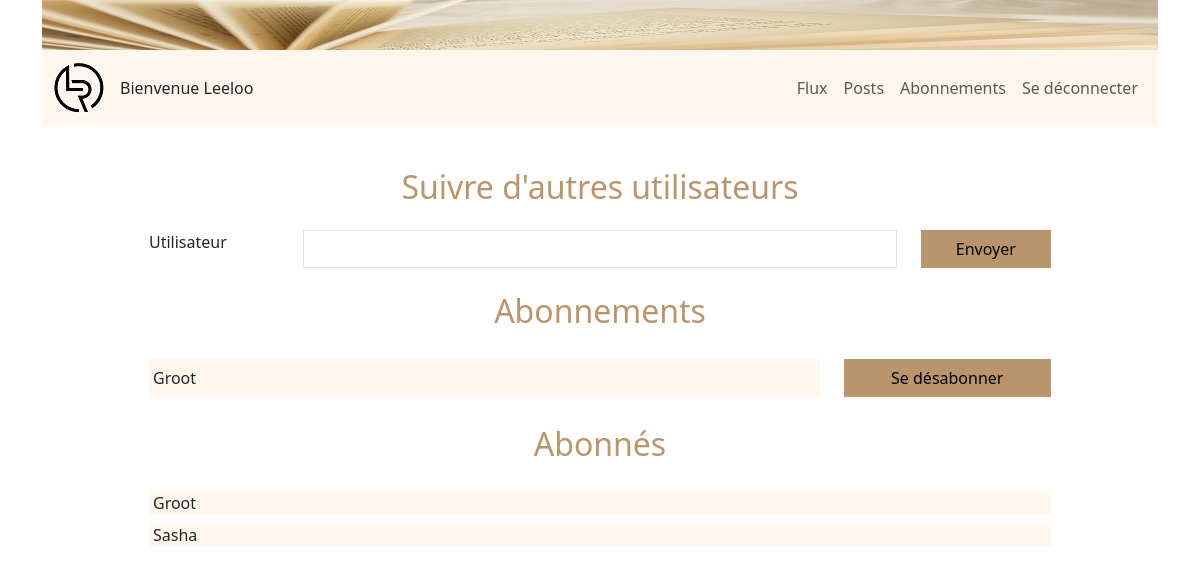
The page /follow/followership/ (signed in) on the database as committed earlier.
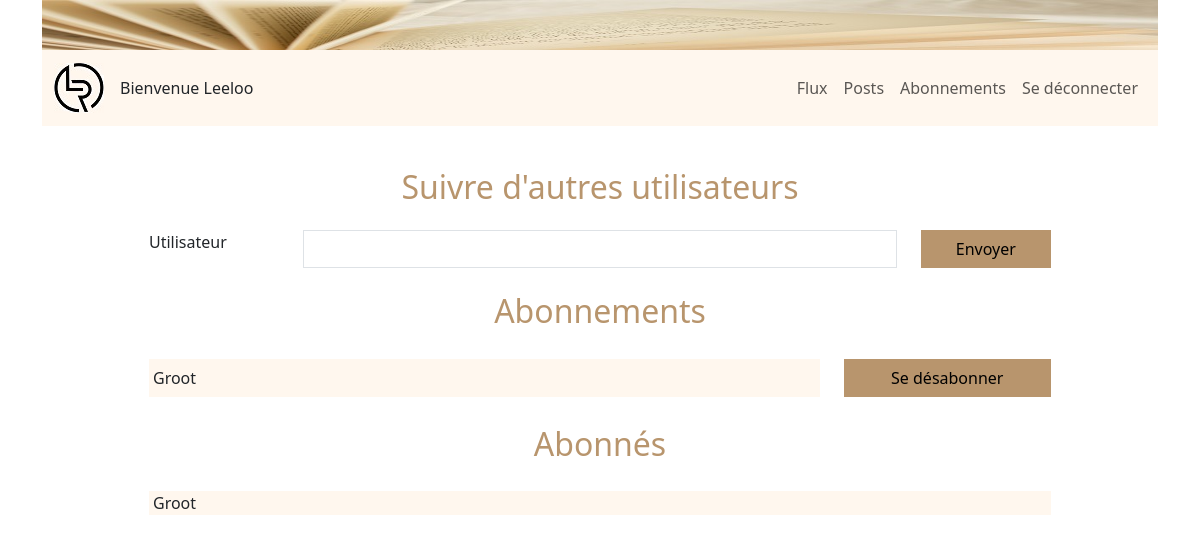
The same page on the database as committed later.
### reviews/models.py (models this page shows)
class UserFollows(models.Model):
    user = models.ForeignKey(settings.AUTH_USER_MODEL,
                             on_delete=models.CASCADE,
                             related_name='following')
    followed_user = models.ForeignKey(settings.AUTH_USER_MODEL,
                                      on_delete=models.CASCADE,
                                      related_name='followed_by')
    class Meta:
        unique_together = ('user', 'followed_user')

### authentication/models.py (models this page shows)
class User(AbstractUser):
    pass

### reviews/views.py (the view)
@login_required
def follow_user(request):
    followed_by = request.user.followed_by.all()
    following = request.user.following.all()
    if request.method == 'POST':
        form = forms.FollowUserForm(request.POST)
        if form.is_valid():
            user_follows = form.save(commit=False)
            user_follows.user = request.user
            user_follows = form.save()
            return redirect('follow_user')
    else:
        form = forms.FollowUserForm()
    context = {'form': form,
               'following': following,
               'followed_by': followed_by
               }
    return render(request, 'reviews/follow_user.html',
                  context)

### reviews/forms.py (shortened to what this page needs)
class FollowUserForm(forms.ModelForm):
    class Meta:
        model = UserFollows
        fields = ['followed_user']
    def __init__(self, *args, **kwargs):
        super().__init__(*args, **kwargs)
        self.fields['followed_user'] = forms.CharField(
            widget=widgets.TextInput(
                attrs={'class': 'form-control'})
                )

### reviews/templates/reviews/follow_user.html (shortened to what this page needs)
{% extends 'base.html' %}
{% block content %}
<div class="container">
    <div class="row d-flex justify-content-center">
        <div class="col-10">
            <h2 class="text-center text-primary my-4">Suivre d'autres utilisateurs</h2>
            <div class="container">
                <form method="post">
                    <div class="row">
                        <div class="col-3 col-lg-2">
                            Utilisateur
                        </div>
                        <div class="col-6 col-lg-8">
                            {{ form.followed_user }}
                        </div>
                        <div class="col-3 col-lg-2">
                            <button type="submit" class="btn btn-primary w-100">Envoyer</button>
                        </div>
                    </div>
                </form>
            </div>
            <h2 class="text-center text-primary my-4">Abonnements</h2>
            <div class="container">
                <div class="row d-flex justify-content-between">
                    {% for follow in following %}
                    <div class="col-6 col-md-8 col-lg-9 my-1">
                        <div class="bg-light h-100 w-100 d-flex align-items-center px-1">
                            {{ follow.followed_user.username }}
                        </div>
                    </div>
                    <div class="col-6 col-md-4 col-lg-3 my-1 text-end">
                        <button type="button" class="btn btn-primary w-100" data-bs-toggle="modal" data-bs-target="#unfollowModal" data-follow-id="{{ follow.id }}">
                            Se désabonner
                            </button>
                    </div>
                    {% endfor %}
                </div>
            </div>
            <h2 class="text-center text-primary my-4">Abonnés</h2>
            <div class="container">
                <div class="row">
                    {% for follow in followed_by %}
                    <div class="col-12 my-1">
                            <div class="bg-light h-100 w-100 d-flex align-items-center px-1">
                                {{ follow.user.username }}
                            </div>
                    </div>
                    {% endfor %}
                </div>
            </div>
        </div>
    </div>
</div>
{% endblock content %}

Rows that differ between the two databases and show on the page:
removed UserFollows: user.username "Sasha", shown under "Abonnés"
